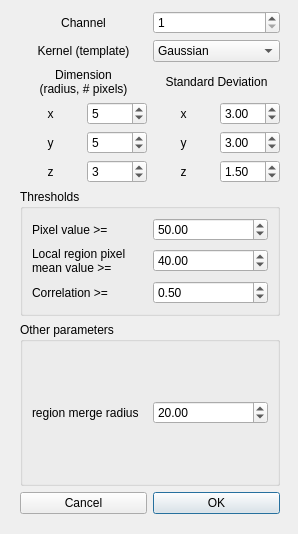
<ui version="4.0" >
 <class>Dialog_TemplateMatchingSegPara</class>
 <widget class="QDialog" name="Dialog_TemplateMatchingSegPara" >
  <property name="geometry" >
   <rect>
    <x>0</x>
    <y>0</y>
    <width>298</width>
    <height>534</height>
   </rect>
  </property>
  <property name="windowTitle" >
   <string>Template matching segmentation parameters</string>
  </property>
  <widget class="QWidget" name="" >
   <property name="geometry" >
    <rect>
     <x>20</x>
     <y>11</y>
     <width>260</width>
     <height>503</height>
    </rect>
   </property>
   <layout class="QVBoxLayout" name="verticalLayout_4" >
    <item>
     <layout class="QVBoxLayout" name="verticalLayout_3" >
      <item>
       <layout class="QGridLayout" name="gridLayout" >
        <item row="0" column="0" >
         <widget class="QLabel" name="label" >
          <property name="text" >
           <string>Channel</string>
          </property>
          <property name="alignment" >
           <set>Qt::AlignCenter</set>
          </property>
         </widget>
        </item>
        <item row="0" column="1" >
         <widget class="QSpinBox" name="spinBox_Channel" >
          <property name="minimum" >
           <number>1</number>
          </property>
         </widget>
        </item>
        <item row="1" column="0" >
         <widget class="QLabel" name="label_3" >
          <property name="text" >
           <string>Kernel (template)</string>
          </property>
          <property name="alignment" >
           <set>Qt::AlignCenter</set>
          </property>
         </widget>
        </item>
        <item row="1" column="1" >
         <widget class="QComboBox" name="comboBox_Kernel" >
          <item>
           <property name="text" >
            <string>Gaussian</string>
           </property>
          </item>
         </widget>
        </item>
        <item row="2" column="0" >
         <layout class="QVBoxLayout" name="verticalLayout" >
          <item>
           <widget class="QLabel" name="label_5" >
            <property name="text" >
             <string>Dimension 
(radius, # pixels)</string>
            </property>
            <property name="alignment" >
             <set>Qt::AlignCenter</set>
            </property>
           </widget>
          </item>
          <item>
           <layout class="QGridLayout" >
            <item row="0" column="0" >
             <widget class="QLabel" name="label_2" >
              <property name="text" >
               <string>x</string>
              </property>
              <property name="alignment" >
               <set>Qt::AlignCenter</set>
              </property>
             </widget>
            </item>
            <item row="0" column="1" >
             <widget class="QSpinBox" name="spinBox_szx" >
              <property name="minimum" >
               <number>1</number>
              </property>
              <property name="value" >
               <number>5</number>
              </property>
             </widget>
            </item>
            <item row="1" column="0" >
             <widget class="QLabel" name="label_4" >
              <property name="text" >
               <string>y</string>
              </property>
              <property name="alignment" >
               <set>Qt::AlignCenter</set>
              </property>
             </widget>
            </item>
            <item row="1" column="1" >
             <widget class="QSpinBox" name="spinBox_szy" >
              <property name="minimum" >
               <number>1</number>
              </property>
              <property name="value" >
               <number>5</number>
              </property>
             </widget>
            </item>
            <item row="2" column="0" >
             <widget class="QLabel" name="label_7" >
              <property name="text" >
               <string>z</string>
              </property>
              <property name="alignment" >
               <set>Qt::AlignCenter</set>
              </property>
             </widget>
            </item>
            <item row="2" column="1" >
             <widget class="QSpinBox" name="spinBox_szz" >
              <property name="minimum" >
               <number>1</number>
              </property>
              <property name="value" >
               <number>3</number>
              </property>
             </widget>
            </item>
           </layout>
          </item>
         </layout>
        </item>
        <item row="2" column="1" >
         <layout class="QVBoxLayout" name="verticalLayout_2" >
          <item>
           <widget class="QLabel" name="label_10" >
            <property name="text" >
             <string>Standard Deviation</string>
            </property>
            <property name="alignment" >
             <set>Qt::AlignCenter</set>
            </property>
           </widget>
          </item>
          <item>
           <layout class="QGridLayout" name="_2" >
            <item row="0" column="0" >
             <widget class="QLabel" name="label_6" >
              <property name="text" >
               <string>x</string>
              </property>
              <property name="alignment" >
               <set>Qt::AlignCenter</set>
              </property>
             </widget>
            </item>
            <item row="1" column="0" >
             <widget class="QLabel" name="label_8" >
              <property name="text" >
               <string>y</string>
              </property>
              <property name="alignment" >
               <set>Qt::AlignCenter</set>
              </property>
             </widget>
            </item>
            <item row="2" column="0" >
             <widget class="QLabel" name="label_9" >
              <property name="text" >
               <string>z</string>
              </property>
              <property name="alignment" >
               <set>Qt::AlignCenter</set>
              </property>
             </widget>
            </item>
            <item row="2" column="1" >
             <widget class="QDoubleSpinBox" name="doubleSpinBox_stdz" >
              <property name="minimum" >
               <double>0.500000000000000</double>
              </property>
              <property name="value" >
               <double>1.500000000000000</double>
              </property>
             </widget>
            </item>
            <item row="1" column="1" >
             <widget class="QDoubleSpinBox" name="doubleSpinBox_stdy" >
              <property name="minimum" >
               <double>0.500000000000000</double>
              </property>
              <property name="value" >
               <double>3.000000000000000</double>
              </property>
             </widget>
            </item>
            <item row="0" column="1" >
             <widget class="QDoubleSpinBox" name="doubleSpinBox_stdx" >
              <property name="minimum" >
               <double>0.500000000000000</double>
              </property>
              <property name="value" >
               <double>3.000000000000000</double>
              </property>
             </widget>
            </item>
           </layout>
          </item>
         </layout>
        </item>
       </layout>
      </item>
      <item>
       <widget class="QGroupBox" name="groupBox" >
        <property name="title" >
         <string>Thresholds</string>
        </property>
        <layout class="QGridLayout" name="gridLayout_2" >
         <item row="0" column="0" >
          <widget class="QLabel" name="label_11" >
           <property name="text" >
            <string>Pixel value >=</string>
           </property>
          </widget>
         </item>
         <item row="0" column="1" >
          <widget class="QDoubleSpinBox" name="doubleSpinBox_pixelval" >
           <property name="maximum" >
            <double>65535.000000000000000</double>
           </property>
           <property name="singleStep" >
            <double>10.000000000000000</double>
           </property>
           <property name="value" >
            <double>50.000000000000000</double>
           </property>
          </widget>
         </item>
         <item row="1" column="0" >
          <widget class="QLabel" name="label_12" >
           <property name="text" >
            <string>Local region pixel 
mean value >=</string>
           </property>
          </widget>
         </item>
         <item row="1" column="1" >
          <widget class="QDoubleSpinBox" name="doubleSpinBox_rgnval" >
           <property name="maximum" >
            <double>65535.000000000000000</double>
           </property>
           <property name="singleStep" >
            <double>10.000000000000000</double>
           </property>
           <property name="value" >
            <double>40.000000000000000</double>
           </property>
          </widget>
         </item>
         <item row="2" column="1" >
          <widget class="QDoubleSpinBox" name="doubleSpinBox_corrcoef" >
           <property name="maximum" >
            <double>1.000000000000000</double>
           </property>
           <property name="value" >
            <double>0.500000000000000</double>
           </property>
          </widget>
         </item>
         <item row="2" column="0" >
          <widget class="QLabel" name="label_13" >
           <property name="text" >
            <string>Correlation >=</string>
           </property>
          </widget>
         </item>
        </layout>
       </widget>
      </item>
     </layout>
    </item>
    <item>
     <widget class="QGroupBox" name="groupBox_2" >
      <property name="title" >
       <string>Other parameters</string>
      </property>
      <layout class="QGridLayout" name="gridLayout_3" >
       <item row="0" column="0" >
        <widget class="QLabel" name="label_14" >
         <property name="text" >
          <string>region merge radius</string>
         </property>
        </widget>
       </item>
       <item row="0" column="1" >
        <widget class="QDoubleSpinBox" name="doubleSpinBox_rgn_merge_radius" >
         <property name="maximum" >
          <double>65535.000000000000000</double>
         </property>
         <property name="singleStep" >
          <double>10.000000000000000</double>
         </property>
         <property name="value" >
          <double>20.000000000000000</double>
         </property>
        </widget>
       </item>
      </layout>
     </widget>
    </item>
    <item>
     <layout class="QHBoxLayout" name="horizontalLayout" >
      <item>
       <widget class="QPushButton" name="pushButton_cancel" >
        <property name="text" >
         <string>Cancel</string>
        </property>
       </widget>
      </item>
      <item>
       <widget class="QPushButton" name="pushButton_ok" >
        <property name="text" >
         <string>OK</string>
        </property>
        <property name="default" >
         <bool>true</bool>
        </property>
       </widget>
      </item>
     </layout>
    </item>
   </layout>
  </widget>
 </widget>
 <resources/>
 <connections/>
</ui>
